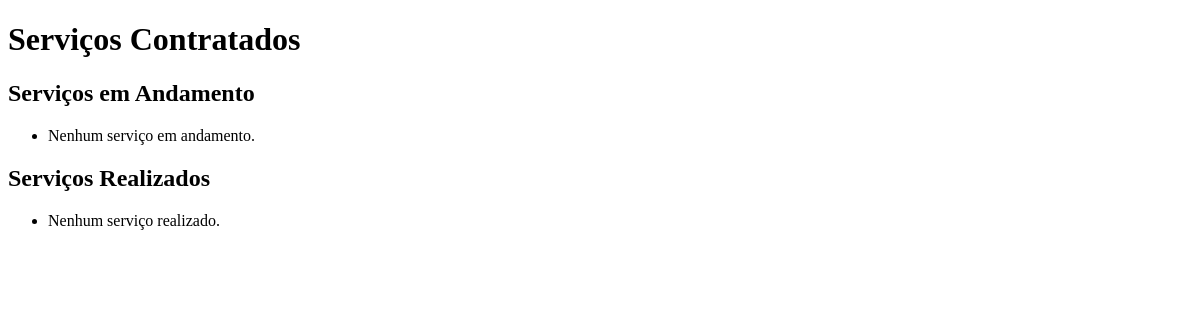
Before: /servicosContratadosUsr.php (signed in) with the older database file.
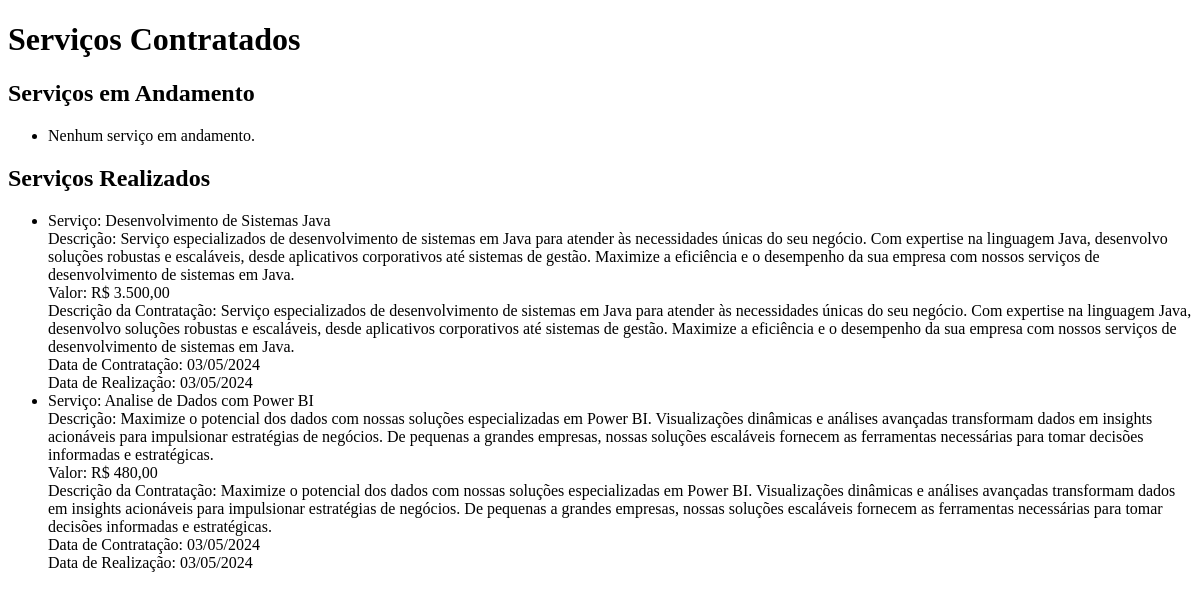
After: the same page with the newer database file.
### tables this page shows
CREATE TABLE `servicos_realizados` (
  `id_ServicoRealizado` int(11) NOT NULL,
  `id_contratacao` int(11) NOT NULL,
  `id_Pf` int(11) NOT NULL,
  `id_Usr` int(11) NOT NULL,
  `id_Service` int(11) NOT NULL,
  `data_realizacao` date NOT NULL
);

CREATE TABLE `services` (
  `id_Service` int(11) NOT NULL,
  `nomeService` varchar(60) NOT NULL,
  `descService` longtext NOT NULL,
  `vlrService` decimal(10,0) NOT NULL,
  `vlrServiceHr` decimal(10,0) NOT NULL,
  `tempoEstimado` int(11) NOT NULL,
  `id_Pf` int(11) NOT NULL,
  `id_Cat` int(11) NOT NULL
);

CREATE TABLE `contratacoes` (
  `id_Contratacao` int(11) NOT NULL,
  `id_Usr` int(11) NOT NULL,
  `id_Service` int(11) NOT NULL,
  `valor` decimal(10,0) NOT NULL,
  `data_Contratacao` date NOT NULL,
  `descricao` text NOT NULL,
  `id_Pf` int(11) NOT NULL
);

### servicosContratadosUsr.php (the view, shortened to what this page needs)
<!DOCTYPE html>
<html lang="pt-br">
<head>
</head>
<body>
    <h1>Serviços Contratados</h1>
    <h2>Serviços em Andamento</h2>
    <ul>
        <?php
        include_once("connect.php");
        $id_Usr = $_SESSION['id_Usr'];
        $sql = "SELECT s.nomeService, s.descService, c.valor, c.descricao, c.data_Contratacao
                FROM contratacoes c
                INNER JOIN services s ON c.id_Service = s.id_Service
                WHERE c.id_Usr = $id_Usr AND c.id_Contratacao NOT IN (SELECT id_contratacao FROM servicos_realizados)";
        $result = $conn->query($sql);
        if ($result->num_rows > 0) {
            while($row = $result->fetch_assoc()) {
                $valor = $row['valor'];
                $valor = substr($valor, 0, -2);
                $valor = number_format($valor, 2, ',', '.');
                $data = $row['data_Contratacao'];
                $data = date('d/m/Y', strtotime($data));
                echo "<li>";
                echo "Serviço: " . $row["nomeService"]. "<br>";
                echo "Descrição: " . $row["descService"]. "<br>";
                echo "Valor: R$ $valor <br>";
                echo "Descrição da Contratação: " . $row["descricao"]. "<br>";
                echo "Data de Contratação: $data <br>";
                echo "</li>";
            }
        } else {
            echo "<li>Nenhum serviço em andamento.</li>";
        }
        ?>
    </ul>
    <h2>Serviços Realizados</h2>
    <ul>
        <?php
        $sql = "SELECT sr.*, s.nomeService, s.descService, c.valor, c.descricao, c.data_Contratacao
                FROM servicos_realizados sr
                INNER JOIN contratacoes c ON sr.id_contratacao = c.id_Contratacao
                INNER JOIN services s ON c.id_Service = s.id_Service
                WHERE sr.id_Usr = $id_Usr";
        $result = $conn->query($sql);
        if ($result->num_rows > 0) {
            while($row = $result->fetch_assoc()) {
                $valor = $row['valor'];
                $valor = substr($valor, 0, -2);
                $valor = number_format($valor, 2, ',', '.');
                $data_contratacao = $row['data_Contratacao'];
                $data_contratacao = date('d/m/Y', strtotime($data_contratacao));
                $data_realizacao = $row['data_realizacao'];
                $data_realizacao = date('d/m/Y', strtotime($data_realizacao));
                echo "<li>";
                echo "Serviço: " . $row["nomeService"]. "<br>";
                echo "Descrição: " . $row["descService"]. "<br>";
                echo "Valor: R$ $valor <br>";
                echo "Descrição da Contratação: " . $row["descricao"]. "<br>";
                echo "Data de Contratação: $data_contratacao <br>";
                echo "Data de Realização: $data_realizacao <br>";
                echo "</li>";
            }
        } else {
            echo "<li>Nenhum serviço realizado.</li>";
        }
        ?>
    </ul>
</body>
</html>

Changed rows visible on the page:
added servicos_realizados: id_Service.nomeService "Desenvolvimento de Sistemas Java", id_Service.descService "Serviço especializados de desenvolvimento de sistemas em Java para atender às necessidades únicas do seu negócio. Com expertise na linguagem Java, desenvolvo soluções robustas e escaláveis, desde aplicativos corporativos até sistemas de gestão. Maximize a eficiência e o desempenho da sua empresa com nossos serviços de desenvolvimento de sistemas em Java.", id_contratacao.valor "3.500,00", id_contratacao.descricao "Serviço especializados de desenvolvimento de sistemas em Java para atender às necessidades únicas do seu negócio. Com expertise na linguagem Java, desenvolvo soluções robustas e escaláveis, desde aplicativos corporativos até sistemas de gestão. Maximize a eficiência e o desempenho da sua empresa com nossos serviços de desenvolvimento de sistemas em Java.", id_contratacao.data_Contratacao "03/05/2024", data_realizacao "03/05/2024"
added servicos_realizados: id_Service.nomeService "Analise de Dados com Power BI", id_Service.descService "Maximize o potencial dos dados com nossas soluções especializadas em Power BI. Visualizações dinâmicas e análises avançadas transformam dados em insights acionáveis para impulsionar estratégias de negócios. De pequenas a grandes empresas, nossas soluções escaláveis fornecem as ferramentas necessárias para tomar decisões informadas e estratégicas.", id_contratacao.valor "480,00", id_contratacao.descricao "Maximize o potencial dos dados com nossas soluções especializadas em Power BI. Visualizações dinâmicas e análises avançadas transformam dados em insights acionáveis para impulsionar estratégias de negócios. De pequenas a grandes empresas, nossas soluções escaláveis fornecem as ferramentas necessárias para tomar decisões informadas e estratégicas.", id_contratacao.data_Contratacao "03/05/2024", data_realizacao "03/05/2024"
Other visible differences:
text no longer shown: "Nenhum serviço realizado."
